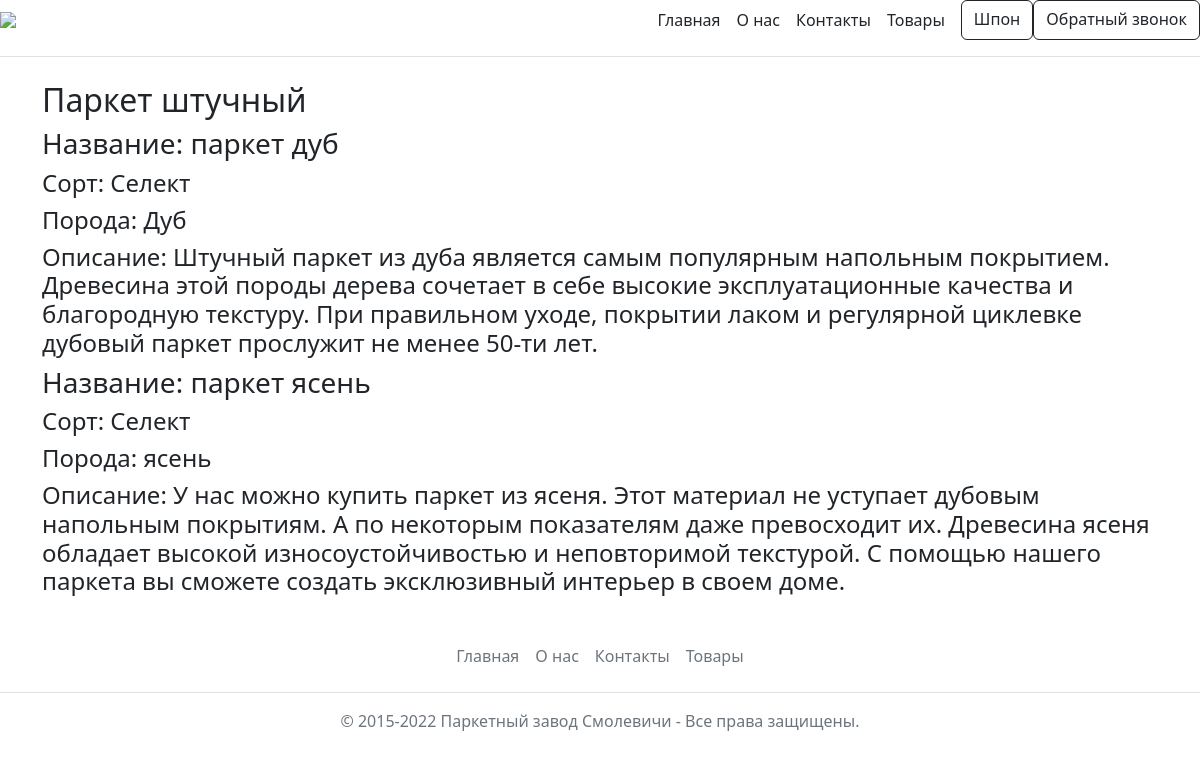
The app's page /massiv/ with its own data.
### products/models.py (models this page shows, shortened)
class Massiv(models.Model):
    name = models.CharField(max_length=255,verbose_name = 'Название')
    sort = models.CharField(max_length=255, verbose_name = 'Сорт')
    poroda = models.CharField(max_length=255, verbose_name = 'Порода')
    opis = models.TextField()
    class Meta:
        verbose_name = 'Паркет массив'
        verbose_name_plural = 'Паркет массив'

### products/views.py (the view)
# urls.py: path('massiv/', views.massiv, name='massiv'),
def massiv (request):
    mas = Massiv.objects.all()
    return render(request, "products/massiv.html", {'mas':mas})

### products/templates/products/massiv.html (shortened to what this page needs)
{% extends 'products/base.html' %}
{% block content %}
<h2>Паркет штучный</h2>
{% for i in mas %}
    <h3>Название: {{ i.name }}</h3>
    <h4>Сорт: {{ i.sort }}</h4>
    <h4>Порода: {{ i.poroda }}</h4>
    <h4>Описание: {{ i.opis }}</h4>
{% endfor %}
{% endblock %}

### products/templates/products/base.html (shortened to what this page needs)
<!doctype html>
<html lang="en">
<head>
    <link rel="stylesheet" href="https://cdn.jsdelivr.net/npm/bootstrap@5.2.0/dist/css/bootstrap.min.css">
</head>
<body>
<div class="d-flex flex-column flex-md-row align-items-center pb-3 mb-4 border-bottom">
    <a href="/" class="d-flex align-items-center text-dark text-decoration-none">
      <img src="http://www.belparquet.by/wp-content/uploads/2015/08/logo34.png">
    </a>
    <nav class="d-inline-flex mt-2 mt-md-0 ms-md-auto">
        <a class="me-3 py-2 text-dark text-decoration-none" href="/">Главная</a>
        <a class="me-3 py-2 text-dark text-decoration-none" href="/about">О нас</a>
        <a class="me-3 py-2 text-dark text-decoration-none" href="/contact">Контакты</a>
        <a class="me-3 py-2 text-dark text-decoration-none" href="/massiv">Товары</a>
        <a class="btn btn-outline-dark" href="/shpon">Шпон</a>
        <a class="btn btn-outline-dark" href="/callback">Обратный звонок</a>
    </nav>
</div>
    <div class="container">
        {% block content %}{% endblock %}
    </div>
<footer class="py-3 my-4">
    <ul class="nav justify-content-center border-bottom pb-3 mb-3">
      <li class="nav-item"><a href="/" class="nav-link px-2 text-muted">Главная </a></li>
      <li class="nav-item"><a href="/about" class="nav-link px-2 text-muted">О нас</a></li>
      <li class="nav-item"><a href="/contact" class="nav-link px-2 text-muted">Контакты</a></li>
      <li class="nav-item"><a href="/massiv" class="nav-link px-2 text-muted">Товары</a></li>
    </ul>
    <p class="text-center text-muted">© 2015-2022 Паркетный завод Смолевичи - Все права защищены.</p>
  </footer>
</body>
</html>

### records on screen
Massiv: name "паркет дуб", sort "Селект", poroda "Дуб", opis "Штучный паркет из дуба является самым популярным напольным покрытием. Древесина этой породы дерева сочетает в себе высокие эксплуатационные качества и благородную текстуру. При правильном уходе, покрытии лаком и регулярной циклевке дубовый паркет прослужит не менее 50-ти лет."
Massiv: name "паркет ясень", sort "Селект", poroda "ясень", opis "У нас можно купить паркет из ясеня. Этот материал не уступает дубовым напольным покрытиям. А по некоторым показателям даже превосходит их. Древесина ясеня обладает высокой износоустойчивостью и неповторимой текстурой. С помощью нашего паркета вы сможете создать эксклюзивный интерьер в своем доме."
